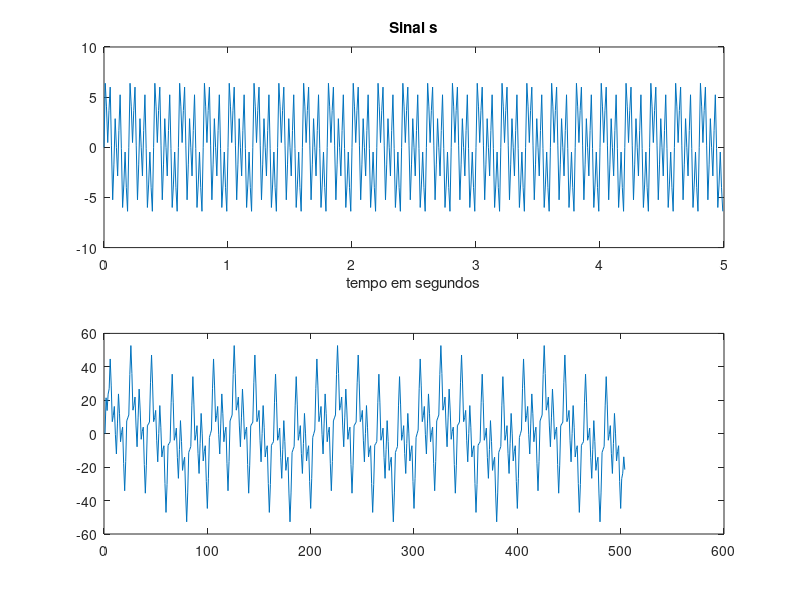

The MATLAB source for this figure: (Note: this script raises an error after producing the figure.)
nbits = 6-mod(104277,3);    % 6
N = (5-mod(104277,3))*100;  % 500
fa = (6-mod(104277,2))*20;  % 100

% 1)
N = 500;
fa = 100;
Ta = 1/fa;
t = 0:Ta:Ta*N-Ta;
length(t)

f1=fa/20
f2=fa/10
f3=fa/4

s1 = 2*sin(2*pi*(fa/20)*t);
s2 = 3*sin(2*pi*(fa/10 )*t);
s3 = 4*sin(2*pi*(fa/4 )*t);

s = s1+s2+s3


% 2)
s4 = 1*sin(2*pi*t);
sn = s + s4

% 3)
subplot(2,1,1)
plot(t,s)
xlabel('tempo em segundos')
title('Sinal s')
subplot(2,1,2)
plot(t,sn)
xlabel('tempo em segundos')
title('Sinal sn')

% 4)
h = [1 0 1 0 1]/0.3;

snf = conv(sn,h);
plot(snf)

% 5)
snq = xQuant(sn, nbits);
pq = z(2)-z(1)
